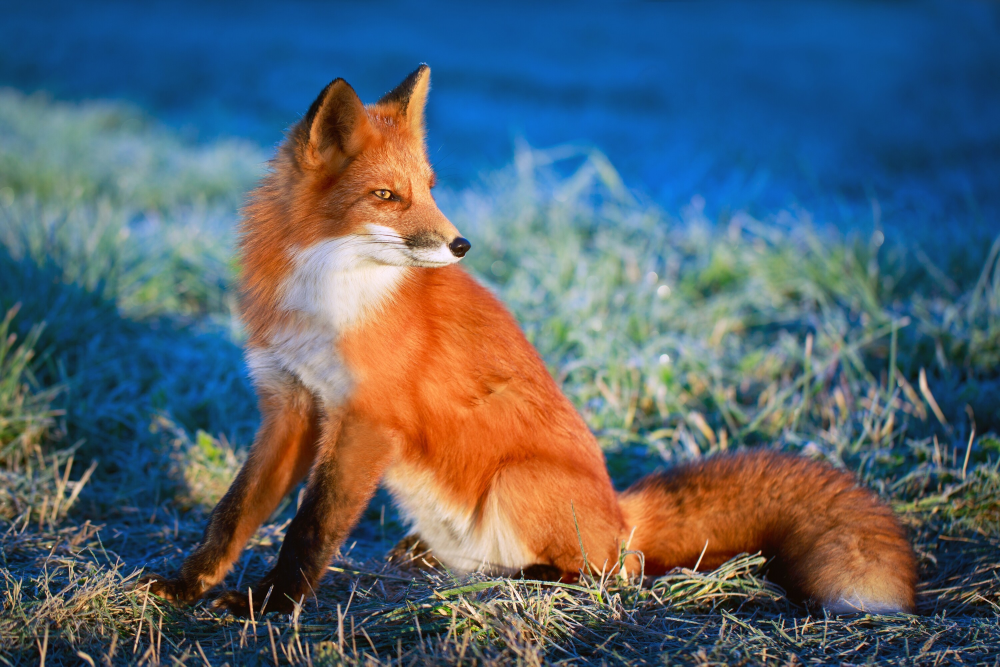
#> input picture 2.2 Color formats/fox1.jpg, 3000 x 2000 px (shown at 1/3 size)
$ jupyter execute examples2-2.ipynb
#> lines starting #> are read from the running program, lines starting #| are printed output that depends on the picture; after the words box and inside, x2 and y2 are one past the last pixel; in counts of white or black regions, pixels touching at a corner belong together
Вывод изображения в сером формате

[cell 1]
import cv2

img = cv2.imread('fox1.jpg')
#> img is the input picture: shape (2000, 3000, 3); mean B, G, R 110.6, 100.2, 86.7
img = cv2.resize(img, (img.shape[1] // 3 ,img.shape[0] // 3))
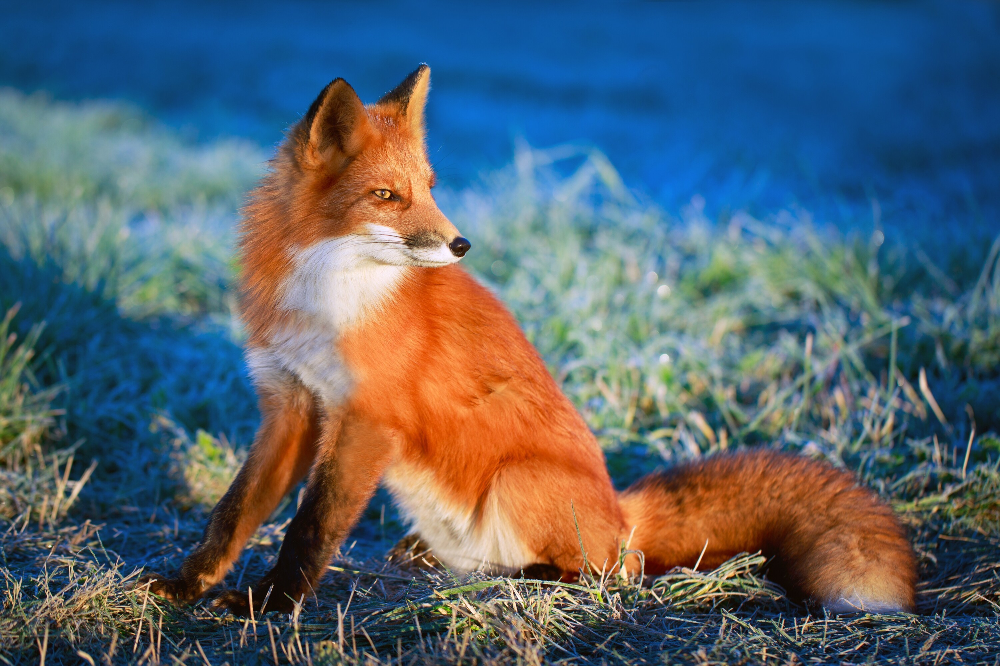
#> img: shape (666, 1000, 3); mean B, G, R 110.5, 100.2, 86.6

img = cv2.cvtColor(img, cv2.COLOR_BGR2GRAY)
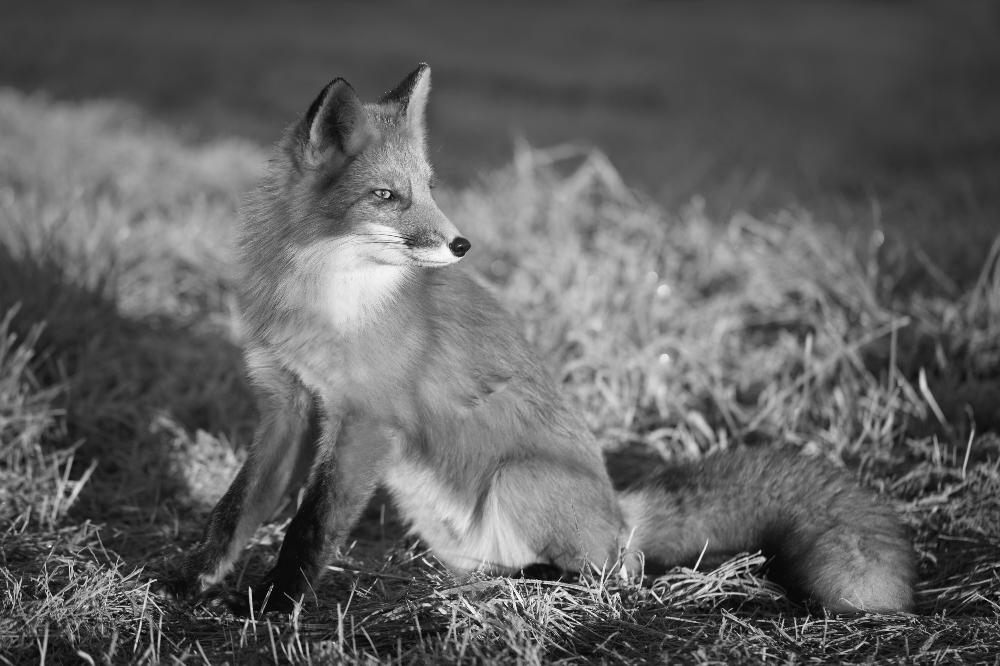
#> img: shape (666, 1000); min 3, max 251, mean 97.3

cv2.imshow('Result', img)
cv2.waitKey(0)
cv2.destroyAllWindows()

Выаод синего слоя изображения

[cell 2]
import cv2

img = cv2.imread("fox1.jpg")
img = cv2.resize(img, (img.shape[1] // 3 ,img.shape[0] // 3))

b, g, r = cv2.split(img)
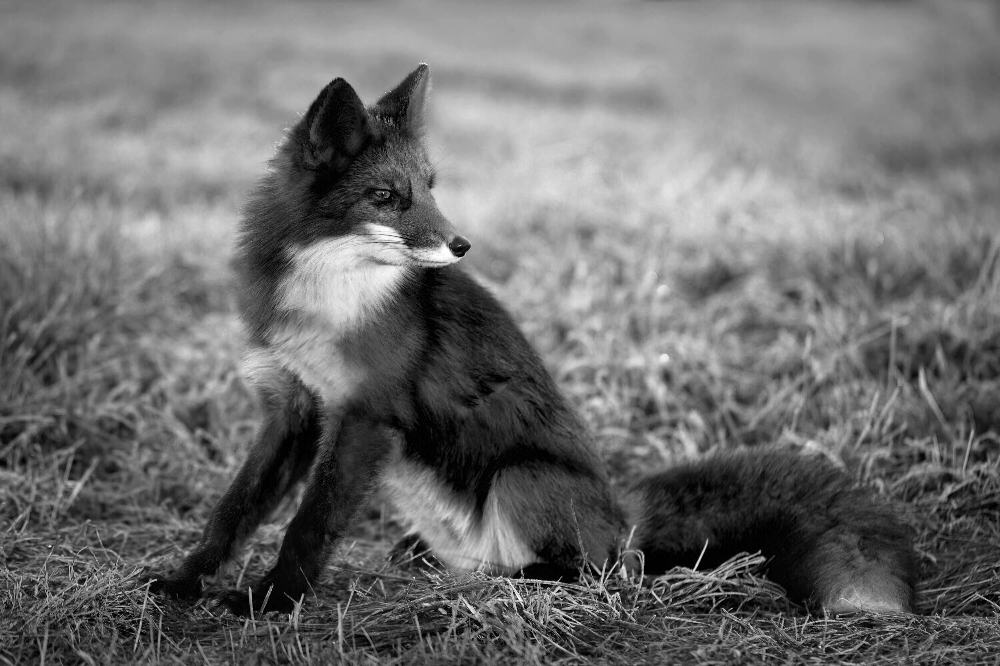
#> b: shape (666, 1000); min 0, max 255, mean 110.5
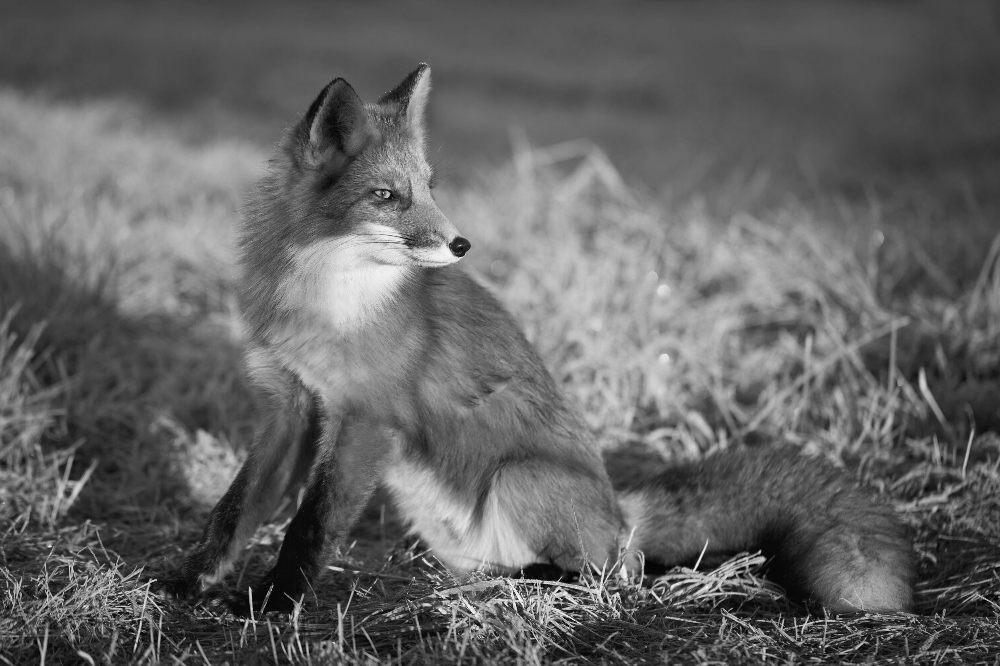
#> g: shape (666, 1000); min 1, max 253, mean 100.2
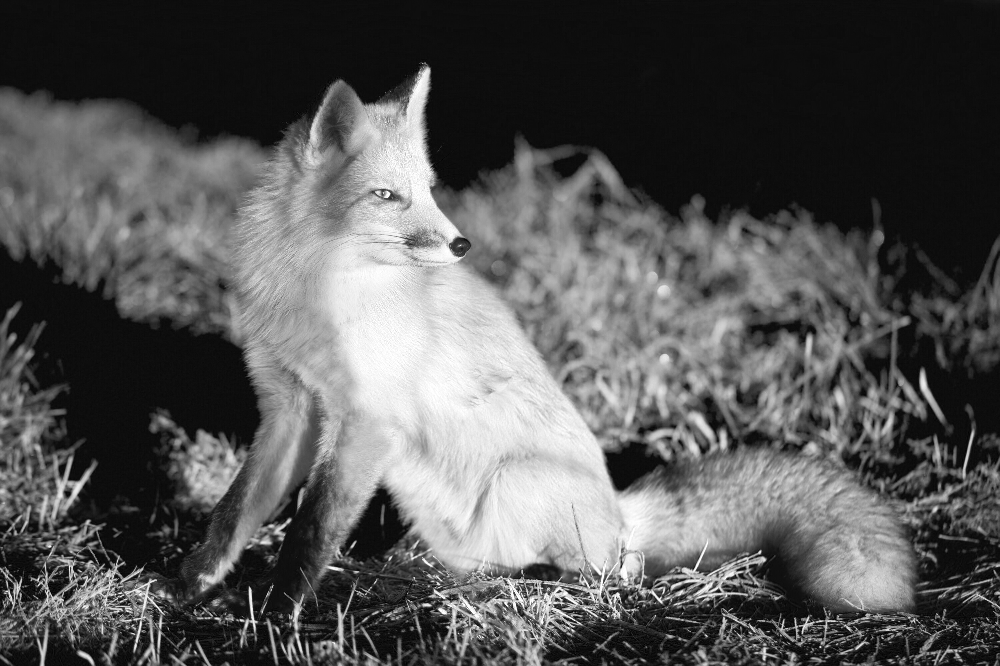
#> r: shape (666, 1000); min 0, max 255, mean 86.6

cv2.imshow("Result", b)
cv2.waitKey(0)

Вывод нескольких форматов из списка

[cell 3]
import cv2
img = cv2.imread('fox1.jpg')
img = cv2.resize(img, (img.shape[1] // 3 ,img.shape[0] // 3))

color_spaces = ('RGB','GRAY','HSV','LAB','XYZ','YUV')
color_images = []
for color in color_spaces:
    images = cv2.cvtColor(img, getattr(cv2,'COLOR_BGR2' + color))
    color_images.append(images)
#> after the loop, color_images = 6 items

for i in range (0, len(color_images)-1):
    cv2.imshow(color_spaces[i], color_images[i])
    cv2.waitKey(0)
#> this loop made 5 passes

Бинаризация (Изображение по порогу)

[cell 4]
import sys
import numpy as np
import cv2 as cv
fn = "fox1.jpg"
img = cv.imread(fn)
img = cv2.resize(img, (img.shape[1] // 3 ,img.shape[0] // 3))
img = cv.cvtColor(img,cv.COLOR_BGR2GRAY)
ret, img = cv.threshold(img, 127, 255, 0)
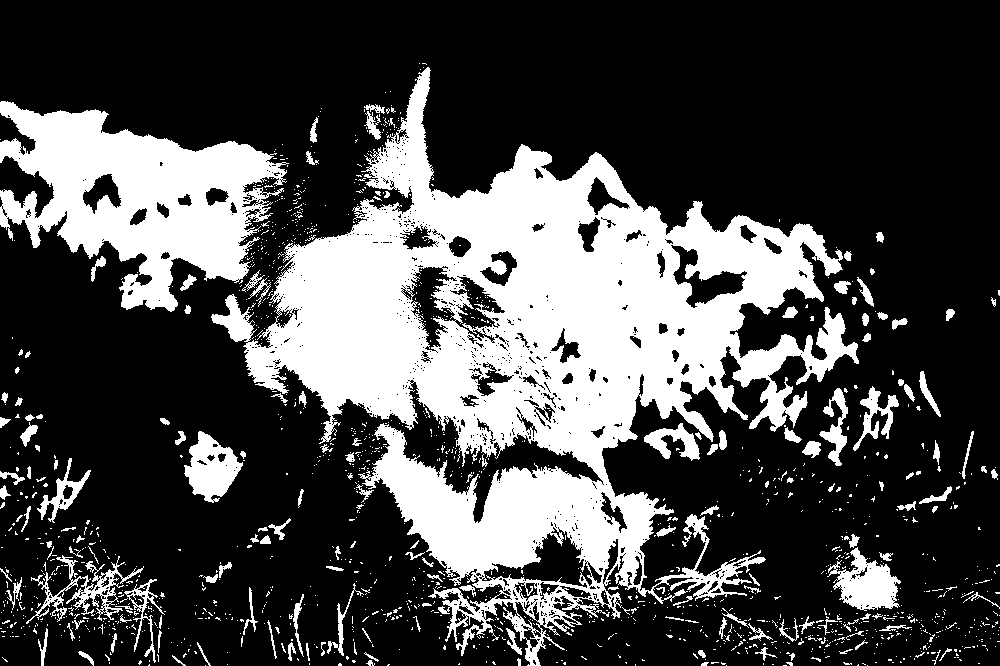
#> img: shape (666, 1000); 28.8% white; 1472 white regions (1311 under 20 px), largest, box (x1, y1, x2, y2) and area: (211, 67, 859, 666) 136456, (0, 101, 289, 312) 30457, (827, 547, 901, 611) 2442
cv.imshow('fox', img)
cv.waitKey()
cv.destroyAllWindows()

$ run again, with 2.2 Color formats/fox2.JPG copied over 2.2 Color formats/fox1.jpg
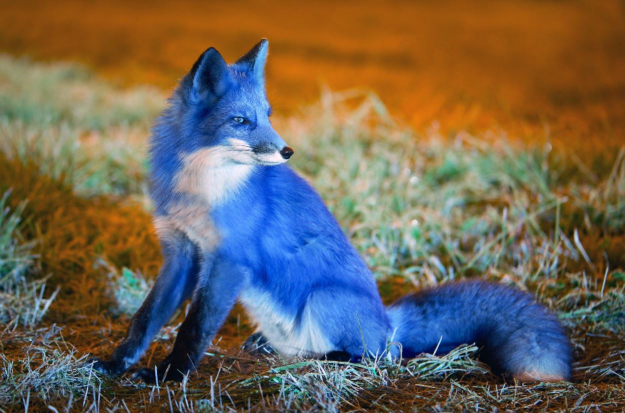
#> input picture 2.2 Color formats/fox2.JPG, 1249 x 826 px (shown at 1/2 size)
#> img is the input picture: shape (826, 1249, 3); mean B, G, R 87, 100.4, 110.6
#> `b, g, r = cv2.split(img)`:
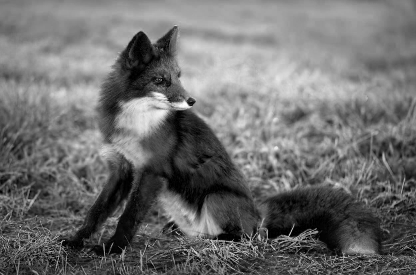
#> r: shape (275, 416); min 0, max 255, mean 110.5
#> after the loop `for color in color_spaces:`: color_images = 6 items
#> the loop `for i in range (0, len(color_images)-1):` made 5 passes
#> `ret, img = cv.threshold(img, 127, 255, 0)`:
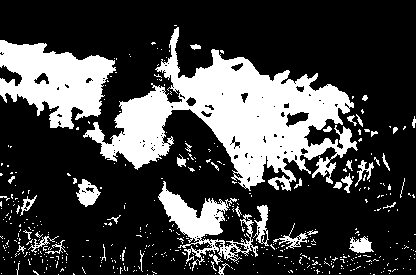
#> img: shape (275, 416); 26% white; 475 white regions (435 under 20 px), largest, box (x1, y1, x2, y2) and area: (83, 27, 358, 191) 17223, (0, 40, 116, 129) 6009, (158, 181, 258, 271) 2643

$ run again, with 2.2 Color formats/fox3.JPG copied over 2.2 Color formats/fox1.jpg
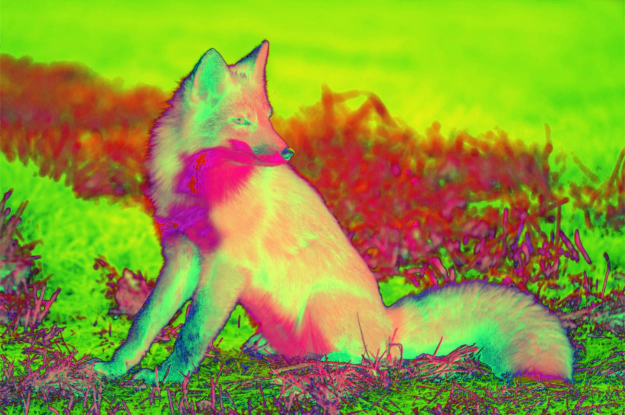
#> input picture 2.2 Color formats/fox3.JPG, 1250 x 829 px (shown at 1/2 size)
#> img is the input picture: shape (829, 1250, 3); mean B, G, R 52.7, 153.4, 142.5
#> `b, g, r = cv2.split(img)`:
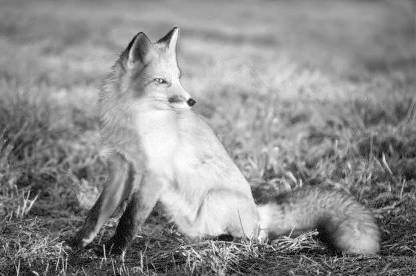
#> r: shape (276, 416); min 0, max 255, mean 142.4
#> after the loop `for color in color_spaces:`: color_images = 6 items
#> the loop `for i in range (0, len(color_images)-1):` made 5 passes
#> `ret, img = cv.threshold(img, 127, 255, 0)`:
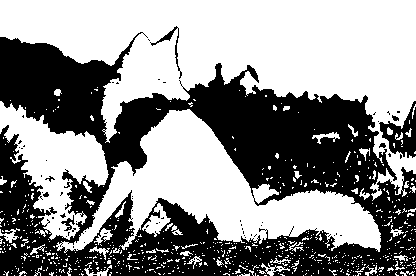
#> img: shape (276, 416); 56.6% white; 75 black regions (67 under 20 px), largest, box (x1, y1, x2, y2) and area: (0, 32, 416, 276) 48325, (379, 101, 416, 158) 943, (150, 26, 182, 79) 189

$ run again, with 2.2 Color formats/fox4.JPG copied over 2.2 Color formats/fox1.jpg
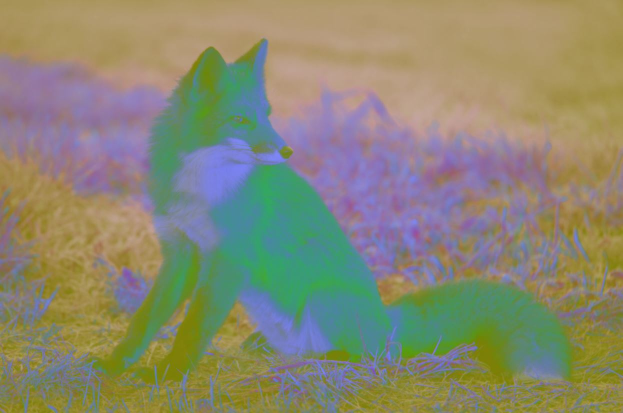
#> input picture 2.2 Color formats/fox4.JPG, 1245 x 826 px (shown at 1/2 size)
#> img is the input picture: shape (826, 1245, 3); mean B, G, R 112.6, 136.4, 137.8
#> `b, g, r = cv2.split(img)`:
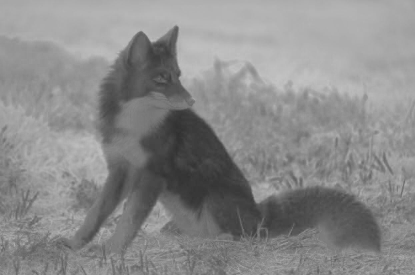
#> r: shape (275, 415); min 47, max 195, mean 137.7
#> after the loop `for color in color_spaces:`: color_images = 6 items
#> the loop `for i in range (0, len(color_images)-1):` made 5 passes
#> `ret, img = cv.threshold(img, 127, 255, 0)`:
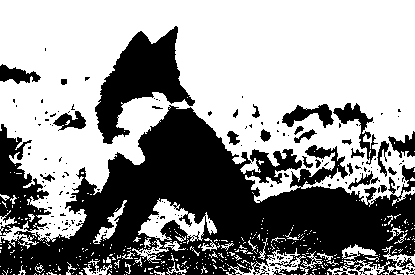
#> img: shape (275, 415); 58.7% white; 179 black regions (152 under 20 px), largest, box (x1, y1, x2, y2) and area: (0, 105, 415, 275) 37764, (95, 26, 195, 144) 5092, (333, 103, 378, 165) 730
